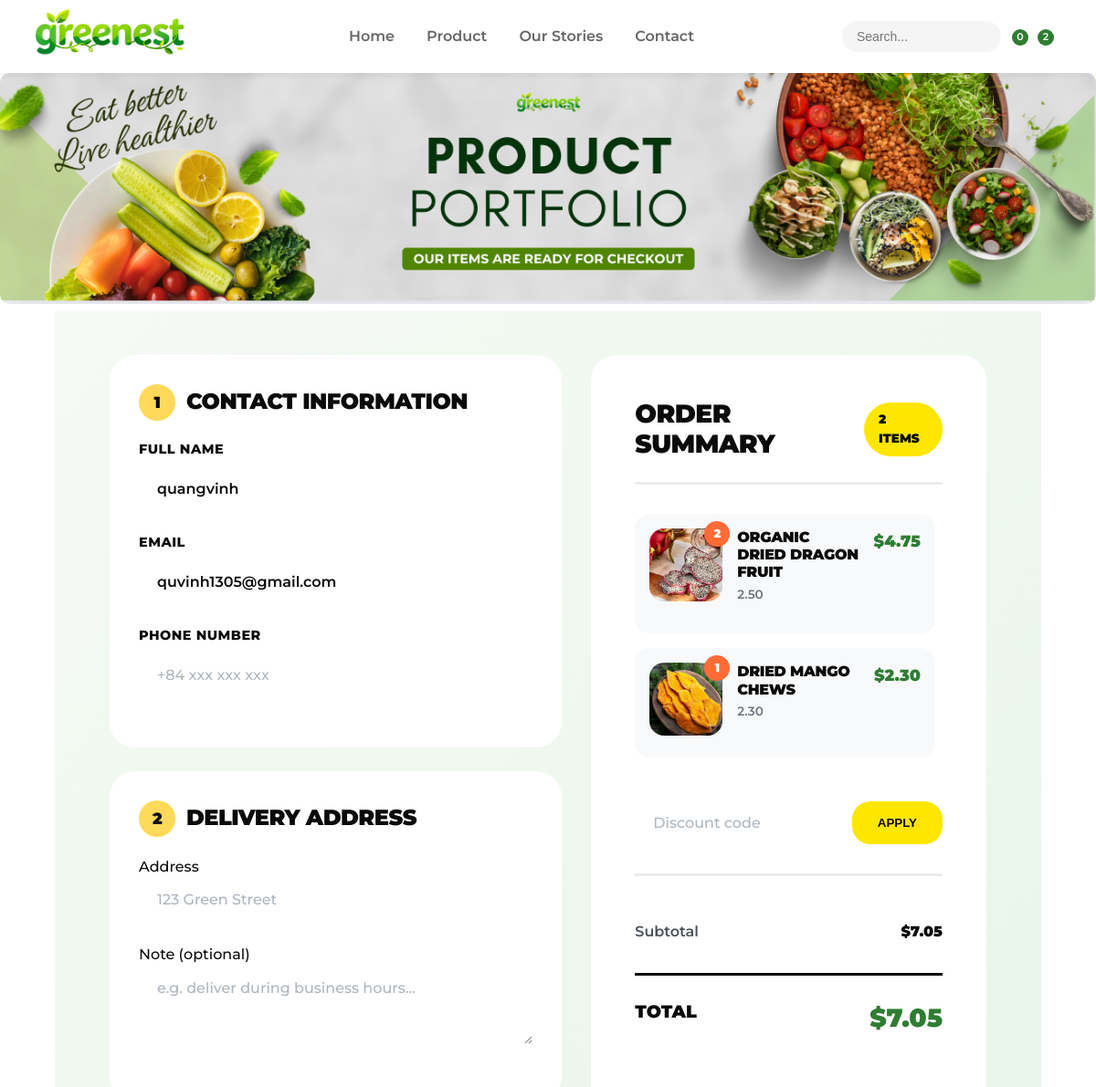
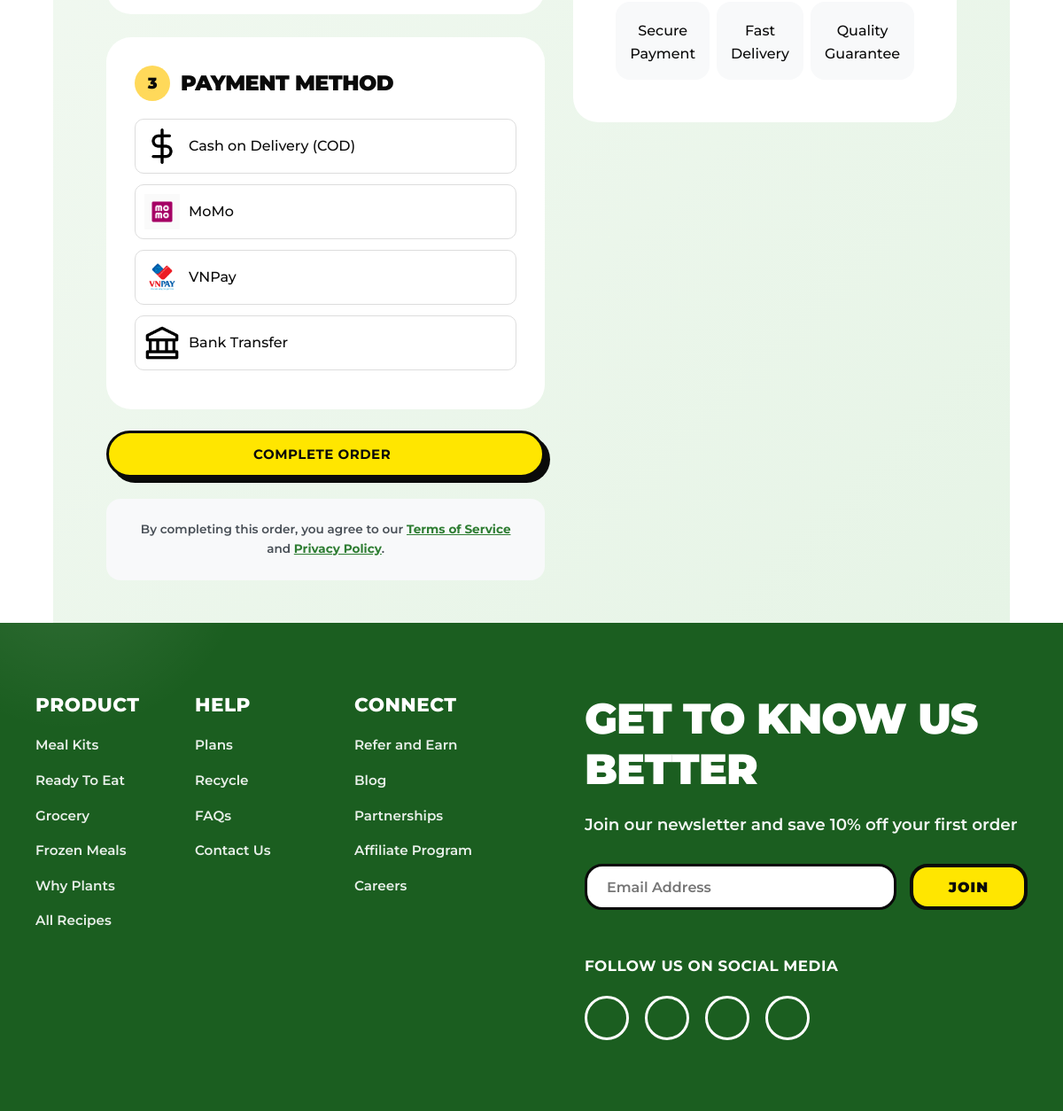
Screenshot of /checkout/ (signed in) with the database file from the repository (2 pictures, top to bottom).
### app/models/cart.py (models this page shows, shortened)
class Cart(models.Model):
    user = models.ForeignKey(
        settings.AUTH_USER_MODEL,
        on_delete=models.CASCADE,
        related_name="carts",
        null=True,
        blank=True
    )
    session_key = models.CharField(max_length=100, null=True, blank=True)
    created_at = models.DateTimeField(auto_now_add=True)
    @property
    def subtotal(self):
        total = sum(item.subtotal for item in self.items.all())
        return total or Decimal(0)
    @property
    def total(self):
        return self.subtotal

class CartItem(models.Model):
    cart = models.ForeignKey("Cart", on_delete=models.CASCADE, related_name="items")
    product = models.ForeignKey("Product", on_delete=models.CASCADE, null=True, blank=True)
    combo = models.ForeignKey("Combo", on_delete=models.CASCADE, null=True, blank=True)
    quantity = models.PositiveIntegerField(default=1)
    @property
    def item_price(self):
        if self.combo:
            return Decimal(self.combo.final_price)
        elif self.product:
            return Decimal(self.product.final_price)
        return Decimal(0)
    @property
    def subtotal(self):
        return self.item_price * Decimal(self.quantity)

### app/models/user_customer.py (models this page shows, shortened)
class Customer(models.Model):
    user = models.OneToOneField(User, on_delete=models.CASCADE, null=True, blank=True)
    name = models.CharField(max_length=200, null=True)
    phone = models.CharField(max_length=15, null=True, blank=True)
    customer_image = models.ImageField(upload_to='Profile/', null=True, blank=True)

### app/models/category_product.py (models this page shows, shortened)
class Product(models.Model):
    category = models.ManyToManyField(Category, related_name="products")
    name = models.CharField(max_length=200)
    supplier = models.ForeignKey(Supplier, on_delete=models.SET_NULL, null=True, blank=True, related_name="products")
    certifications = models.ManyToManyField(Certification, related_name="products", blank=True)
    image = models.ImageField(upload_to='products/', null=True, blank=True)
    description = models.TextField(null=True, blank=True)
    detail = models.TextField(null=True, blank=True)
    price = models.DecimalField(max_digits=10, decimal_places=2)
    stock = models.IntegerField(default=0)
    sale = models.BooleanField(default=False)
    discount_percentage = models.FloatField(default=0, null=True, blank=True)
    sale_price = models.DecimalField(max_digits=10, decimal_places=2, null=True, blank=True)
    created_at = models.DateTimeField(auto_now_add=True)
    @property
    def final_price(self):
        if self.sale:
            if self.sale_price and self.sale_price > 0:
                return self.sale_price
            elif self.discount_percentage:
                return Decimal(self.price) * (1 - Decimal(self.discount_percentage) / 100)
        return self.price

### app/views/view_order.py (the view, shortened to what this page needs)
# urls.py: path('checkout/', views.checkout, name='checkout'),
def checkout(request):
    cart = get_or_create_cart(request)
    if not cart.items.exists():
        messages.warning(request, "Your shopping cart is empty.")
        return redirect("cart")
    discount = Decimal(0)
    coupon_code = ""
    total = Decimal(cart.total)
    coupon_code = request.session.get("coupon_code", "")
    discount = Decimal(request.session.get("discount_amount", 0))
    total = Decimal(cart.total) - discount
    customer = getattr(request.user, "customer", None) if request.user.is_authenticated else None
    full_name = customer.name if customer else ""
    email = request.user.email if request.user.is_authenticated else ""
    phone = customer.phone if customer and customer.phone else ""
    return render(request, "app/checkout.html", {
        "cart": cart,
        "discount": discount,
        "total_after_discount": total,
        "coupon_code": coupon_code,
        "full_name": full_name,
        "email": email,
        "phone": phone,
    })

### app/views/view_cart.py (called while the page is built)
def get_or_create_cart(request):
    if request.user.is_authenticated:
        cart, _ = Cart.objects.get_or_create(user=request.user)
    else:
        if not request.session.session_key:
            request.session.create()
        session_key = request.session.session_key
        cart, _ = Cart.objects.get_or_create(session_key=session_key)
    return cart

### app/templates/app/checkout.html (shortened to what this page needs)
{% extends "app/base.html" %}
{% load static %}
{% block content %}
<link rel="stylesheet" href="{% static 'app/css/checkout.css' %}">
<link rel="stylesheet" href="{% static 'app/css/neo_brutalism_global.css' %}">
<section class="cart-hero">
    <div class="hero-content">
      <img src="{% static 'app/images/banner3.png' %}" alt="Cart Banner" class="hero-image">
  </div>
</section>
<main class="container">
<section class="checkout-main-section">
  <div class="container">
    <div class="checkout-grid">
      <div class="checkout-form-wrapper">
        <form method="post" action="{% url 'checkout' %}">
          <div class="checkout-section">
            <h2 class="section-title">
              <span class="section-number">1</span> Contact Information
            </h2>
            <div class="form-group">
              <label class="form-label">Full Name</label>
              <input type="text" class="form-input" name="full_name" placeholder="Nguyen Van A" value="{{ full_name|default_if_none:'' }}" required>
            </div>
            <div class="form-group">
              <label class="form-label">Email</label>
              <input type="email" class="form-input" name="email" placeholder="email@example.com" value="{{ email|default_if_none:'' }}" required>
            </div>
            <div class="form-group">
              <label class="form-label">Phone Number</label>
              <input type="tel" class="form-input" name="phone" placeholder="+84 xxx xxx xxx" value="{{ phone|default_if_none:'' }}" required>
            </div>
          </div>
          <br>
          <div class="checkout-section">
            <h2 class="section-title">
              <span class="section-number">2</span> Delivery Address
            </h2>
            <div class="form-group">
              <label>Address</label>
              <input type="text" name="address" class="form-input" placeholder="123 Green Street" required>
            </div>
            <div class="form-group">
              <label>Note (optional)</label>
              <textarea name="note" rows="3" class="form-input" placeholder="e.g. deliver during business hours..."></textarea>
            </div>
          </div>
          <br>
          <div class="checkout-section">
            <h2 class="section-title">
              <span class="section-number">3</span> Payment Method
            </h2>
            <label class="payment-option">
              <img src="{% static 'app/images/cod_ic.png' %}" alt="Cash on Delivery" class="payment-logo">
              <span>Cash on Delivery (COD)</span>
            </label>
            <label class="payment-option">
              <img src="{% static 'app/images/momo_ic.png' %}" alt="MoMo" class="payment-logo">
              <span>MoMo</span>
            </label>
            <label class="payment-option">
              <img src="{% static 'app/images/vnpay_ic.png' %}" alt="VNPay" class="payment-logo">
              <span>VNPay</span>
            </label>
            <label class="payment-option">
              <img src="{% static 'app/images/banking_ic.png' %}" alt="Bank Transfer" class="payment-logo">
              <span>Bank Transfer</span>
            </label>
          </div>
          <button type="submit" class="btn btn-primary btn-checkout" name="placeorder" value="1">
            <span>Complete Order</span>
          </button>
          <div class="legal-notice">
            <p>By completing this order, you agree to our <a href="#">Terms of Service</a> and <a href="#">Privacy Policy</a>.</p>
          </div>
        </form>
      </div>
      <div class="order-summary-sidebar">
        <div class="summary-card">
          <div class="summary-header">
            <h2 class="summary-title">Order Summary</h2>
            <span class="item-count-badge">{{ cart.items.count }} items</span>
          </div>
          <div class="summary-product-list">
            {% for item in cart.items.all %}
              <div class="summary-product-item">
                <div class="product-image-wrapper">
                  {% if item.product %}
                <img src="{{ item.product.image.url }}" alt="{{ item.product.name }}" >
              {% elif item.combo %}
                <img src="{{ item.combo.image.url }}" alt="{{ item.combo.name }}" >
              {% endif %}
                  <span class="quantity-badge">{{ item.quantity }}</span>
                </div>
                <div class="product-info">
                  {% if item.product %}
                  <h4 class="product-name">{{ item.product.name }}</h4>
                  <p class="product-desc">{{ item.product.price }}</p>
                  {% elif item.combo %}
                  <h4 class="product-name">{{ item.combo.name }}</h4>
                  <p class="product-desc">{{ item.combo.final_price|floatformat:2 }}</p>
                  {% endif %}
                </div>
                <div class="product-price">
                  <span class="final-price">${{ item.subtotal|floatformat:2 }}</span>
                </div>
              </div>
            {% empty %}
              <p>Your cart is empty.</p>
            {% endfor %}
          </div>
          <div class="discount-code-section">
            <form method="post">
              <div class="discount-input-group">
                <input type="text" name="coupon" class="form-input" placeholder="Discount code" value="{{ coupon_code }}">
                <button type="submit" name="applycoupon" class="btn-apply">Apply</button>
              </div>
            </form>
          </div>
          <div class="summary-totals">
            <div class="summary-row"><span>Subtotal</span><span>${{ cart.subtotal|floatformat:2 }}</span></div>
            <div class="summary-total"><span>Total</span><span>${{ total_after_discount|floatformat:2 }}</span></div>
          </div>
          <div class="trust-badges">
            <div class="trust-badge"> Secure Payment</div>
            <div class="trust-badge"> Fast Delivery</div>
            <div class="trust-badge"> Quality Guarantee</div>
          </div>
        </div>
      </div>
    </div>
  </div>
</section>
</main>
{% endblock %}

### app/templates/app/base.html (shortened to what this page needs)
{% load static %}
<!DOCTYPE html>
<html lang="vi">
<head>
    <link rel="stylesheet" href="{% static 'app/css/header_footer.css' %}">
    <link rel="stylesheet" href="{% static 'app/css/neo_brutalism_global.css' %}">
    <link rel="stylesheet" href="https://cdn.lineicons.com/4.0/lineicons.css">
</head>
<body>
    <header class="site-header">
        <div class="header-container">
            <a href="{% url 'home' %}" class="logo">
                <img src="{% static 'app/images/newlogo.png' %}" alt="GreenNest Logo" class="logo-img">
            </a>
            <nav class="navbar">
                <ul class="nav-menu">
                    <li class="nav-item {% if request.path == '/' %}active{% endif %}">
                        <a href="{% url 'home' %}" class="nav-link">Home</a>
                    </li>
                    <li class="nav-item {% if '/productlist' in request.path %}active{% endif %}">
                        <a href="{% url 'productlist' %}" class="nav-link">Product</a>
                    </li>
                    <li class="nav-item {% if '/blog' in request.path %}active{% endif %}">
                        <a href="{% url 'blog' %}" class="nav-link">Our Stories</a>
                    </li>
                    <li class="nav-item {% if '/contact' in request.path %}active{% endif %}">
                        <a href="{% url 'contact' %}" class="nav-link">Contact</a>
                    </li>
                </ul>
            </nav>
            <div class="header-tools">
                <div class="header-search">
                    <form action="{% url 'search' %}" method="GET" class="search-form">
                        <input type="text" name="q" placeholder="Search..." class="search-input"
                            value="{{ request.GET.q|default:'' }}">
                        <button type=" submit" class="search-btn" aria-label="Submit search">
                             </button>
                    </form>
                </div>
                <div class="wishlist-wrapper">
                    <a href="#" class="icon-btn wishlist-icon" aria-label="Wishlist">
                         <span class="badge wishlist-count">0</span>
                    </a>
                </div>
                <div class="cart-wrapper">
                    <a href="{% url 'cart' %}" class="icon-btn" aria-label="Shopping Cart">
                         <span class="badge">{{ cart.items.count|default:0 }}</span>
                    </a>
                </div>
                <div class="user-wrapper">
                    {% if request.user.is_authenticated %}
                    <a href="#" class="icon-btn" aria-label="Account">
                    </a>
                    {% else %}
                    <a href="{% url 'auth' %}">
                        <h4>Login</h4>
                    </a>
                    {% endif %}
                </div>
            </div>
        </div>
    </header>
    <main>
        {% block content %}{% endblock %}
    </main>
    <footer class="newsletter-footer">
        <div class="footer-container">
            <div class="footer-links-side">
                <div class="footer-column">
                    <h4 class="footer-links-title">Product</h4>
                    <ul>
                        <li><a href="#">Meal Kits</a></li>
                        <li><a href="#">Ready To Eat</a></li>
                        <li><a href="#">Grocery</a></li>
                        <li><a href="#">Frozen Meals</a></li>
                        <li><a href="#">Why Plants</a></li>
                        <li><a href="#">All Recipes</a></li>
                    </ul>
                </div>
                <div class="footer-column">
                    <h4 class="footer-links-title">Help</h4>
                    <ul>
                        <li><a href="#">Plans</a></li>
                        <li><a href="#">Recycle</a></li>
                        <li><a href="#">FAQs</a></li>
                        <li><a href="#">Contact Us</a></li>
                    </ul>
                </div>
                <div class="footer-column">
                    <h4 class="footer-links-title">Connect</h4>
                    <ul>
                        <li><a href="#">Refer and Earn</a></li>
                        <li><a href="#">Blog</a></li>
                        <li><a href="#">Partnerships</a></li>
                        <li><a href="#">Affiliate Program</a></li>
                        <li><a href="#">Careers</a></li>
                    </ul>
                </div>
            </div>
            <div class="footer-content-side">
                <h2 class="footer-title">Get to Know Us Better</h2>
                <p class="footer-description">Join our newsletter and save 10% off your first order</p>
                <form class="newsletter-form">
                    <input type="email" class="email-input" placeholder="Email Address" required>
                    <button type="submit" class="join-button">JOIN</button>
                </form>
                <div class="social-media-section">
                    <p class="social-title">Follow us on social media</p>
                    <div class="social-icons">
                        <a href="#" class="social-icon" aria-label="Instagram">
                        </a>
                        <a href="#" class="social-icon" aria-label="Facebook">
                        </a>
                        <a href="#" class="social-icon" aria-label="TikTok">
                        </a>
                        <a href="#" class="social-icon" aria-label="YouTube">
                        </a>
                    </div>
                </div>
            </div>
        </div>
    </footer>
</body>
</html>

### rows the page displays
Cart: items.count "2", subtotal "7.05"
Customer: full_name "quangvinh"
CartItem: product.image (picture), quantity "2", product.name "ORGANIC DRIED DRAGON FRUIT", product.price "2.50", subtotal "4.75"
CartItem: product.image (picture), quantity "1", product.name "DRIED MANGO CHEWS", product.price "2.30", subtotal "2.30"

### other values shown
{{ total_after_discount|floatformat:2 }} "7.05"
